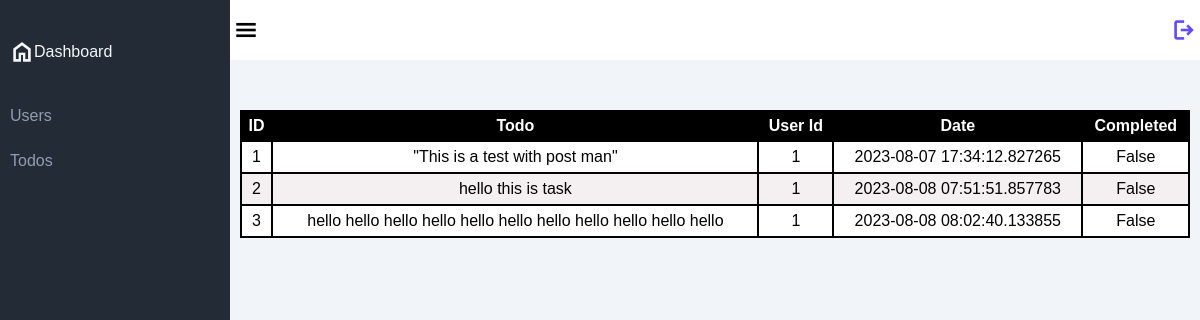
The app's page /admin/todos (signed in) with its own data.
### website/models.py (models this page shows)
class Todo(db.Model):
    __tablename__ = 'Todo'
    id = db.Column(db.Integer,primary_key= True)
    todo   = db.Column(db.String, nullable=False)
    created_at = db.Column(db.DateTime,nullable=False,default=datetime.now)
    completed = db.Column(db.Boolean,default=False,nullable=False)
    user_id = db.Column(db.Integer, db.ForeignKey('User.id'), nullable=False)

### website/admin.py (the view)
@admin.route('/todos')
def todos():
    user_id = session.get('user_id',None)
    if user_id:
        user = User.query.get(user_id)
        if user and user.is_admin:
            Todos = Todo.query.all()
            return render_template('todos.html',title='Admin Dashboard',
                                   admin=True, Todos = Todos)
    return "<h1>403 Forbidden</h1>",403

### website/templates/todos.html (shortened to what this page needs)
<!DOCTYPE html>
<html lang="en">
<head>
        <link rel="stylesheet" href="{{url_for('static',filename='css/users.css')}}">
</head>
<body>
        <div class="main">
                <aside>
                        <div class="links">
                                <a class="active" href="/admin">
                                        <span class="material-symbols-outlined">home</span>
                                        Dashboard
                                </a>
                                <ul >
                                        <li><a href="users" title="Users">Users</a></li>
                                        <li><a href="todos" title="Todos">Todos</a></li>
                                </ul>
                        </div>
                </aside>
                <div class="content">
                        <header>
                                <span class="material-symbols-outlined">menu</span>
                                <span class="material-symbols-outlined"><a href="/logout">logout</a></span>
                        </header>
                        <table>
                                <thead>
                                        <tr>
                                                <th>ID</th>
                                                <th>Todo</th>
                                                <th>User Id</th>
                                                <th>Date</th>
                                                <th>Completed</th>
                                        </tr>
                                </thead>
                                <tbody>
                                        {% for todo in Todos%}
                                        <tr>
                                                <td>{{todo.id}}</td>
                                                <td>{{todo.todo}}</td>
                                                <td>{{todo.user_id}}</td>
                                                <td>{{todo.created_at}}</td>
                                                <td>{{todo.completed}}</td>
                                        </tr>
                                        {% endfor %}
                                </tbody>
                        </table>
                </div>
        </div>
</body>
</html>

### website/static/css/users.css (style rules this page uses)
*,*::before,*::after { box-sizing: border-box;margin: 0;padding: 0; }
.material-symbols-outlined { font-variation-settings: 'FILL' 0, 'wght' 700, 'GRAD' 200, 'opsz' 40; cursor:pointer; }
.main { display: flex }
.content { flex-grow:1;min-width: 550px;background-color: #f1f5f9;min-height: 1200px;width: 100% }
body { font-family: 'Courier New', Courier, monospace }
header a { text-decoration:none;color: #624cff; }
ul { list-style:none }
:root { --mainColor : #222b36 }
aside { background-color: var(--mainColor);min-height:100vh;width:250px;min-width: 230px;padding-top: 10px;font-family: Tahoma,Arial,sans-serif; }
aside .links { height:10%;width:100%;padding-left:10px;padding-top: 30px; }
aside .links ul { display:flex;justify-content: space-around;flex-grow: 1;flex-flow: column nowrap;height:100% }
aside a { color:#919eab;transition: ease-in;text-decoration: none }
aside a.active { color: #f4f6f8 }
aside .links > a { display: flex;align-items: center;margin-bottom: 30px }
header { display:flex;justify-content: space-between;align-items: center;padding: 0 4px;height:60px;position:sticky;top: 0;background-color: white;margin-bottom: 50px }
table { font-family: Tahoma,Arial, Helvetica, sans-serif;border: 1px solid black;width: 98%; margin-inline:auto;border-spacing: 0px; }
table th { background-color: black;color: white;font-weight: bold;padding: 6px }
table tr { background: #fff }
table tr:nth-child(even) { background-color: #f5efefee; }
table td { padding: 6px; text-align: center; vertical-align: middle; border: 1px solid black; }

### records on screen
Todo: id "1", todo "\"This is a test with post man\"", user_id "1", created_at "2023-08-07 17:34:12.827265", completed "False"
Todo: id "2", todo "hello this is task", user_id "1", created_at "2023-08-08 07:51:51.857783", completed "False"
Todo: id "3", todo "hello hello hello hello hello hello hello hello hello hello hello", user_id "1", created_at "2023-08-08 08:02:40.133855", completed "False"
